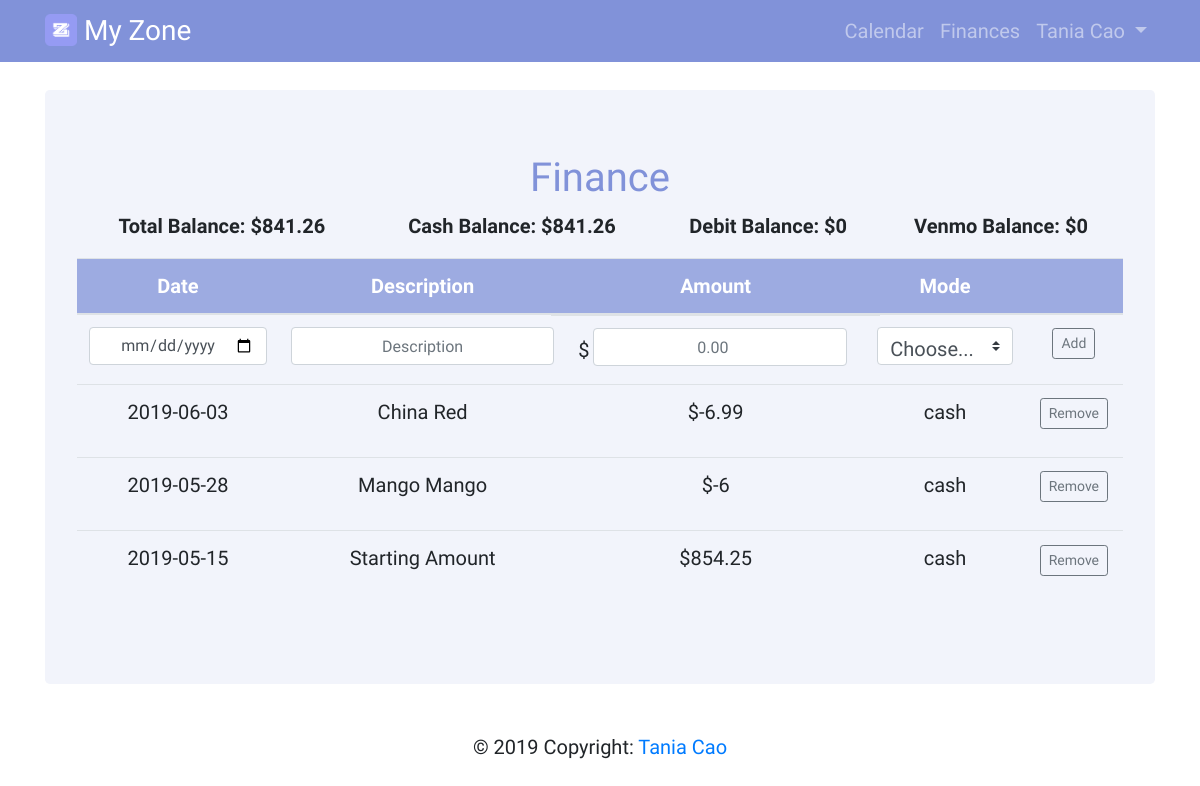
/finance (signed in), run on the app's committed database.
### tables this page shows
CREATE TABLE user_info (username TEXT, password TEXT, name TEXT);

CREATE TABLE money_matters (username TEXT, date DATE, description TEXT, amount MONEY, mode TEXT);

### app.py (the view)
@app.route("/finance", methods = ["GET", "POST"])
def finance():
    if "logged_in" in session:
        name = db.get_name(session["logged_in"])
        records = db.get_records(session["logged_in"])
        cash = debit = venmo = 0
        if records != []:
            for each in records:
                if each[4] == "cash":
                    cash += each[3]
                elif each[4] == "debit":
                    debit += each[3]
                elif each[4] == "venmo":
                    venmo += each[3]
        return render_template("finance.html", title = "Finance", heading = "Finance", user = session["logged_in"], name = name, records = records, total = format(cash + debit + venmo, '.2f'), cash = cash, debit = debit, venmo = venmo, logged_in = True)
    return redirect(url_for("login"))

### util/db.py (called while the page is built)
def get_name(username):
    db = sqlite3.connect(DB_FILE)
    c = db.cursor()
    for each in c.execute("SELECT * FROM user_info WHERE username =?", (username,)):
        if (each[0] == username):
            name = each[2]
    db.close()
    return name

def get_records(username):
    db = sqlite3.connect(DB_FILE)
    c = db.cursor()
    list = []
    for each in c.execute("SELECT * FROM money_matters WHERE username =?", (username,)):
        list.append(each)
    for num in range(len(list)- 1, 0, -1):
        for x in range(num):
            if list[x][1] < list[x+1][1]:
                temp = list[x]
                list[x] = list[x+1]
                list[x+1] = temp
    db.close()
    return list

### templates/finance.html (shortened to what this page needs)
{% extends "parent.html" %}
{% block content %}
<table class="text-center" width="100%">
  <tr>
    <th> Total Balance: ${{total}} </th>
    <th> Cash Balance: ${{cash}} </th>
    <th> Debit Balance: ${{debit}} </th>
    <th> Venmo Balance: ${{venmo}} </th>
  </tr>
</table>
<div class="table-responsive">
  <table class="table table-hover text-center" width="100%">
    <thead>
      <tr class="text-white" style="background-color:#9dabe1;">
        <th>Date</th>
        <th>Description</th>
        <th>Amount</th>
        <th>Mode</th>
        <th></th>
      </tr>
    </thead>
    <tbody>
      <tr>
        <form action = "/update_records">
          <div class="form-group">
            <td><input class="form-control text-center" type="date" name="date" id="date"></td>
            <td><input class="form-control text-center" type="text" name="description" id="description" placeholder="Description"></td>
            <td class="row">
              <label class="col-sm-1 col-form-label" for="amount">$</label>
              <input class="form-control col-sm-10 text-center" type="number" step="0.01" name="amount" id="amount" placeholder=0.00></td>
            <td>
              <select class="custom-select" name="mode" id="mode">
                <option selected>Choose...</option>
              </select>
            </td>
            <td><button class="btn btn-outline-secondary btn-sm" type="submit" name="update" value="add" id="record">Add</button></td>
          </div>
        </form>
      </tr>
      {% for each in records %}
      <tr>
        <td>{{each[1]}}</td>
        <td>{{each[2]}}</td>
        <td>${{each[3]}}</td>
        <td>{{each[4]}}</td>
        <td>
          <form action = "/update_records">
            <div class="form-group">
              <button type="submit" class="btn btn-outline-secondary btn-sm" name = "update" value = "remove">Remove</button>
	    </div>
	  </form>
        </td>
      </tr>
      {% endfor %}
    </tbody>
  </table>
</div>
{% endblock %}

### templates/parent.html (shortened to what this page needs)
<!DOCTYPE html>
<html lang="en" dir="ltr">
{% block head %}
<head>
  <link rel="stylesheet" href="https://stackpath.bootstrapcdn.com/bootstrap/4.1.3/css/bootstrap.min.css">
  <link rel="stylesheet" href="/static/style.css">
</head>
{% endblock %}
<body>
  {% if logged_in %}
  {% block header %}
  <nav class="navbar navbar-dark navbar-expand-lg fixed-top" style="background-color: #8192d9;">
    <div class="container">
      <a class="navbar-brand" href="/home"><img src="/static/favicon.png" class="img-fluid d-inline-block align-top" width="32" height="32"><span class="h3"> My Zone </span></a>
    <div class="collapse navbar-collapse" id="myNavbar">
      <ul class="navbar-nav ml-auto">
        <li class="nav-item"><a class="nav-link" href="#"> Calendar </a></li>
        <li class="nav-item"><a class="nav-link" href="/finance"> Finances </a></li>
        <li class="nav-item dropdown">
          <a class="nav-link dropdown-toggle" href="#" id="user" role="button" data-toggle="dropdown" aria-haspopup="true" aria-expanded="false"> {{name}} </a>
        </li>
      </ul>
    </div>
  </div>
  </nav>
  {% endblock %}
  <br><br>
  {% endif %}
  <br>
  <div class="container">
    <div class="jumbotron" style="background:#f2f4fb !important">
      <h1 class="text-center"> <font color="#8192d9"> {{ heading }} </font></h1>
      {% block content %}
      {% endblock %}
    </div>
  </div>
  {% block footer %}
  <footer class="page-footer">
    <div class="footer-copyright text-center py-3"> &copy 2019 Copyright: <a href="https://github.com/taniacao12">Tania Cao</a></div>
  </footer>
  {% endblock %}
</body>
</html>

### static/style.css (style rules this page uses)
body { font-family: 'Nanum Pen Script', cursive; font-size: 20px; }

### data on the page
user_info: name "Tania Cao"
money_matters: date "2019-06-03", description "China Red", amount "-6.99", mode "cash"
money_matters: date "2019-05-28", description "Mango Mango", amount "-6", mode "cash"
money_matters: date "2019-05-15", description "Starting Amount", amount "854.25", mode "cash"

### other printed values
{{ heading }} "Finance"
{{ total }} "841.26"
{{ cash }} "841.26"
{{ debit }} "0"
{{ venmo }} "0"
